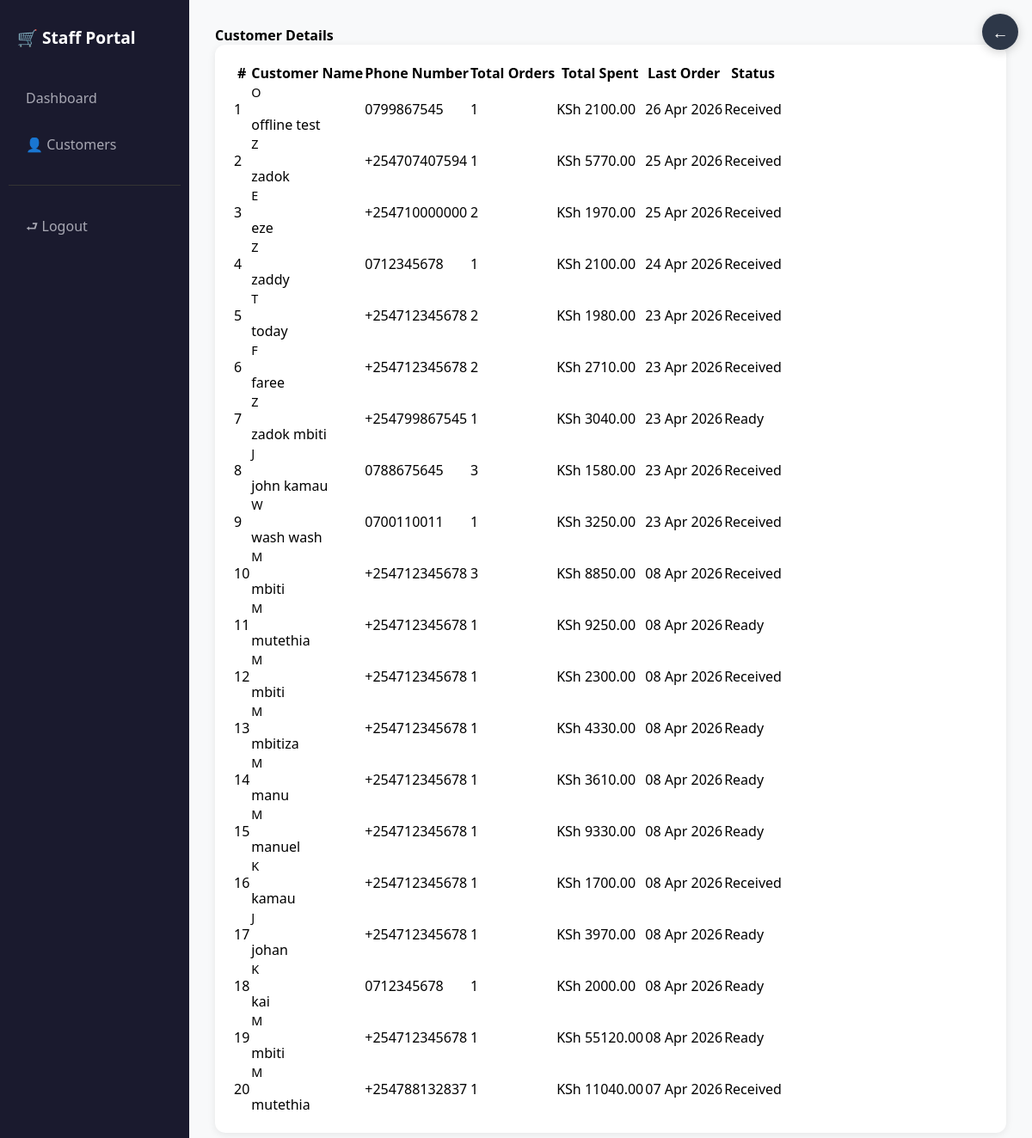
/staff/customers/ (signed in), run on an earlier commit of the app's database.
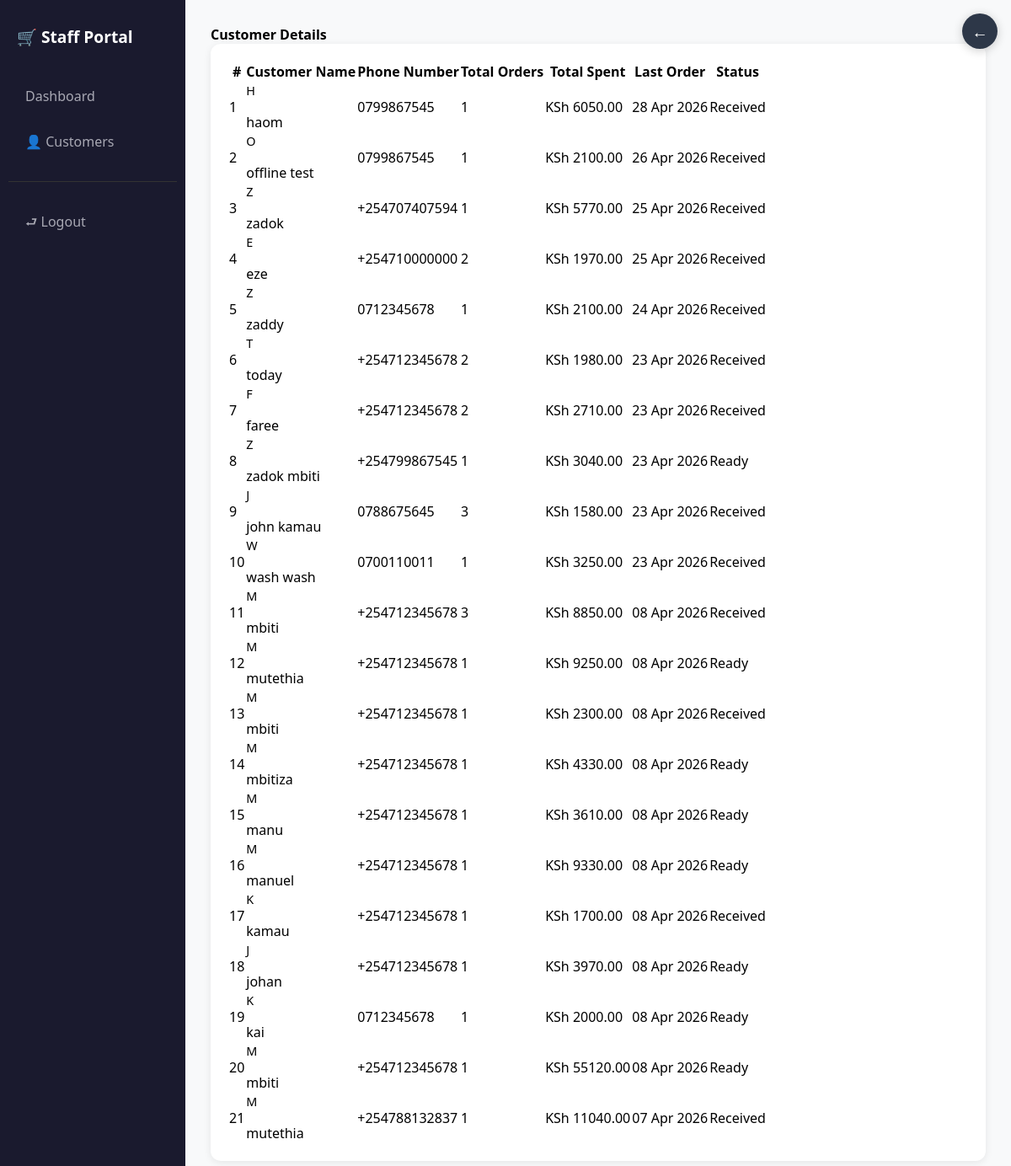
And on a later commit of the database.
### orders/models.py (models this page shows, shortened)
class Order(models.Model):
    STATUS_CHOICES = (
        ('received', 'Received'),
        ('washing', 'Washing'),
        ('drying', 'Drying'),
        ('ready', 'Ready for Pickup'),
        ('delivered', 'Delivered'),
    )
    customer_name = models.CharField(max_length=100)
    phone_number = models.CharField(max_length=13)
    status = models.CharField(
        max_length=20,
        choices=STATUS_CHOICES,
        default='received'
    )
    created_at = models.DateTimeField(auto_now_add=True)
    def total_price(self):
        total = Decimal('0.00')
        try:
            for item in self.items.select_related('service').all():
                try:
                    total += item.total_price()
                except (InvalidOperation, TypeError, ValueError, Exception):
                    continue
        except Exception:
            return Decimal('0.00')
        return total

class OrderItem(models.Model):
    order = models.ForeignKey(
        Order,
        related_name='items',
        on_delete=models.CASCADE
    )
    service = models.ForeignKey(
        Service,
        on_delete=models.CASCADE
    )
    quantity = models.PositiveIntegerField(default=1)
    price = models.DecimalField(max_digits=20, decimal_places=2, default=0)
    def total_price(self):
        try:
            return Decimal(str(self.service.price)) * self.quantity
        except (InvalidOperation, TypeError, ValueError, AttributeError):
            return Decimal('0.00')

### services/models.py (models this page shows, shortened)
class Service(models.Model):
    name = models.CharField(max_length=100)
    description = models.TextField(default="No description")
    price = models.DecimalField(max_digits=8, decimal_places=2)

### staff/views.py (the view)
# urls.py: path('customers/', views.customer_details, name='customer_details'),
@login_required(login_url='staff_login')
def customer_details(request):
    orders = Order.objects.all().order_by('-created_at')
    return render(request, 'staff/customers.html', {'orders': orders})

### staff/templates/staff/customers.html (shortened to what this page needs)
{% extends 'staff/base.html' %}
{% block content %}
<h4 class="mb-4 fw-bold">Customer Details</h4>
<div class="card stat-card">
    <div class="card-body">
        <div class="table-responsive">
            <table class="table table-hover align-middle">
                <thead class="table-dark">
                    <tr>
                        <th>#</th>
                        <th>Customer Name</th>
                        <th>Phone Number</th>
                        <th>Total Orders</th>
                        <th>Total Spent</th>
                        <th>Last Order</th>
                        <th>Status</th>
                    </tr>
                </thead>
                <tbody>
                    {% regroup orders by customer_name as customer_list %}
                    {% for customer in customer_list %}
                    {% with last_order=customer.list|last %}
                    <tr>
                        <td>{{ forloop.counter }}</td>
                        <td>
                            <div class="d-flex align-items-center gap-2">
                                <div class="rounded-circle bg-dark text-white d-flex align-items-center
                                    justify-content-center" style="width:36px;height:36px;font-size:0.9rem;">
                                    {{ customer.grouper|first|upper }}
                                </div>
                                {{ customer.grouper }}
                            </div>
                        </td>
                        <td>{{ last_order.phone_number }}</td>
                        <td>
                            <span class="badge bg-primary rounded-pill">
                                {{ customer.list|length }}
                            </span>
                        </td>
                        <td>
                            KSh
                            {% with total=0 %}
                                {% for order in customer.list %}
                                    {% if forloop.last %}
                                        {{ order.total_price }}
                                    {% endif %}
                                {% endfor %}
                            {% endwith %}
                        </td>
                        <td>{{ last_order.created_at|date:"d M Y" }}</td>
                        <td>
                            {% if last_order.status == 'received' %}
                                <span class="badge bg-secondary">Received</span>
                            {% elif last_order.status == 'washing' %}
                                <span class="badge bg-info">Washing</span>
                            {% elif last_order.status == 'drying' %}
                                <span class="badge bg-primary">Drying</span>
                            {% elif last_order.status == 'ready' %}
                                <span class="badge bg-success">Ready</span>
                            {% elif last_order.status == 'delivered' %}
                                <span class="badge bg-dark">Delivered</span>
                            {% endif %}
                        </td>
                    </tr>
                    {% endwith %}
                    {% empty %}
                    <tr>
                        <td colspan="7" class="text-center text-muted">No customers yet.</td>
                    </tr>
                    {% endfor %}
                </tbody>
            </table>
        </div>
    </div>
</div>
{% endblock %}

What changed in the data, as far as the page shows it:
added Order: grouper|first "H", grouper "haom", phone_number "0799867545", total_price "6050.00", created_at "28 Apr 2026"
Also different on the page:
new list line: "1 1 KSh Received"
